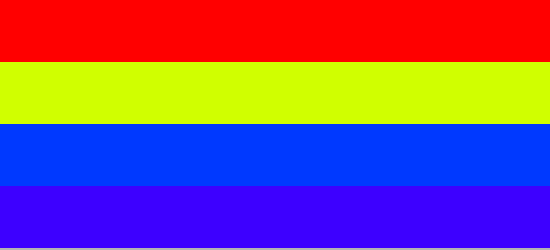
Frame 1 (no input)
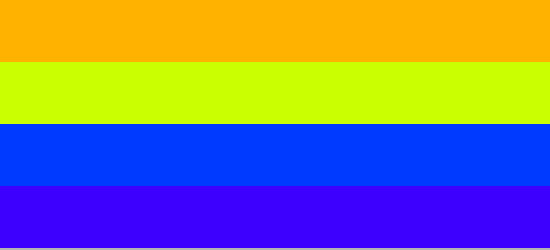
Frame 60 (the mouse pressed at the canvas centre just before this capture)
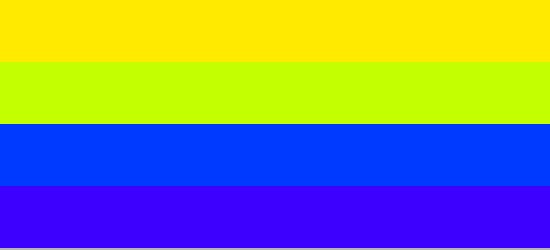
Frame 120 (the mouse held since frame 60 and released just before this capture)

The Processing sketch that drew these frames (run headless with seeded random() and noise(); from frame 60 on, the mouse is pressed at the canvas centre):

// Processing sketch: processing_9704
// ── processing_9704.pde

/*
int cx, cy;
 float secondsRadius;
 float minutesRadius;
 float hoursRadius;
 float clockDiameter;
 */

boolean showHelp = false;

int barheight = 10;
int barmargin = 20;
int step = barheight + barmargin;
int i = 0;
int ms_lastframe = 0;
int ms_actual = 0;
int ms_cframe = 0;  
int s_lastframe = 0;

void setup() {
  ms_lastframe = millis();
  size(550, 250);
  //smooth();
  barheight = height/4;
  barmargin = 0;
  step = barheight + barmargin;
  
  noStroke();
  /*  
   int radius = min(width, height) / 2;
   secondsRadius = radius * 0.72;
   minutesRadius = radius * 0.60;
   hoursRadius = radius * 0.50;
   clockDiameter = radius * 1.8;
   */
  frameRate(50);  
}

void draw() {  
  colorMode(RGB, 360);

  ms_cframe = millis();
  background(255);  
  i = 0;

  if (s_lastframe != second()) {
    //println((s_lastframe != second()));
    ms_actual = ms_cframe - ms_lastframe;
  } 
  else {
    ms_actual += ms_cframe - ms_lastframe;
  }
  //  println (ms_actual);

  colorMode(HSB, 360, 100, 100);
  float cm; // colour map
  color c1; // color reference
  
  // sekund
  cm = map(ms_actual, 0, 1000, 0, 60);
  c1 = color(cm,100,100);
  fill(c1);
  rect(0,step*i,width,barheight);
  i++;

  // minut
  cm = map(second()*1000 + ms_actual, 0, 1000*60, 60, 120);
  c1 = color(cm,100,100);
  fill(c1);
  rect(0,step*i,width,barheight);
  i++;

  // time
  cm = map(second()*1000 + minute()*60*1000 + ms_actual, 0, 60*60*1000, 120, 240);
  c1 = color(cm,100,100);
  fill(c1);
 rect(0,step*i,width,barheight);
  i++;

  // døgn
  cm = map(second()*1000 + minute()*60*1000 + hour()*60*60*1000 + ms_actual, 0, 24*60*60*1000, 240, 360);
  c1 = color(cm,100,100);
  fill(c1);
  rect(0,step*i,width,barheight);
  i++;

  ms_lastframe = ms_cframe;
  s_lastframe = second();
  
  if (showHelp) {
    int w = 180;
    int h = 100;
    int x = width/2 - w/2;
    int y = height/2 - h/2;
    colorMode(RGB, 255);
    stroke(255);
    fill(0, 175);
    rect(x, y, w, h);
    String helptext = "Sekund: Rød-gul\nMinut: Gul-grøn\nTime: Grøn-Blå\nDøgn: Blå-rød";
    fill(255);
    text(helptext, x+10, y+10, w-10, h-10);
    noStroke();
  }
  
  /*
  background(0);
   
   // Draw the clock background
   fill(80);
   noStroke();
   ellipse(cx, cy, clockDiameter, clockDiameter);
   
   // Angles for sin() and cos() start at 3 o'clock;
   // subtract HALF_PI to make them start at the top
   float s = map(second(), 0, 60, 0, TWO_PI) - HALF_PI;
   float m = map(minute() + norm(second(), 0, 60), 0, 60, 0, TWO_PI) - HALF_PI; 
   float h = map(hour() + norm(minute(), 0, 60), 0, 24, 0, TWO_PI * 2) - HALF_PI;
   
   // Draw the hands of the clock
   stroke(255);
   strokeWeight(1);
   line(cx, cy, cx + cos(s) * secondsRadius, cy + sin(s) * secondsRadius);
   strokeWeight(2);
   line(cx, cy, cx + cos(m) * minutesRadius, cy + sin(m) * minutesRadius);
   strokeWeight(4);
   line(cx, cy, cx + cos(h) * hoursRadius, cy + sin(h) * hoursRadius);
   
   // Draw the minute ticks
   strokeWeight(2);
   beginShape(POINTS);
   for (int a = 0; a < 360; a+=6) {
   float x = cx + cos(radians(a)) * secondsRadius;
   float y = cy + sin(radians(a)) * secondsRadius;
   vertex(x, y);
   }
   endShape();
   */

}

void mouseReleased() {
  if(showHelp == false) {
    showHelp = true;
  }
  else if (showHelp == true) {
    showHelp = false;  
  }
}
